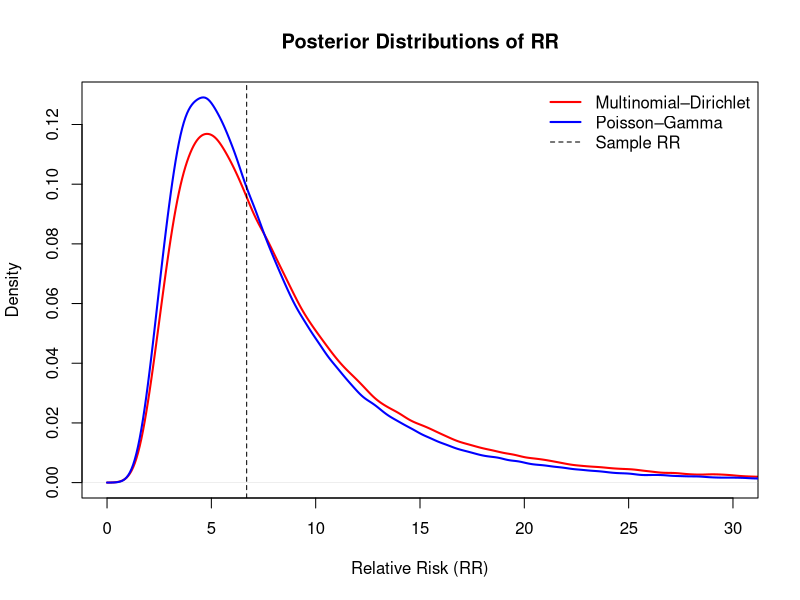

Reproduce this figure in R.
## ---- chunk 1
knitr::opts_chunk$set(echo = TRUE, message = FALSE, warning = FALSE)
## ---- chunk 2
library(gtools)
library(knitr)
library(kableExtra)

# base inputs 
# Reference: (11,10,01,00)
y <- c(15, 50,  3, 84)   
g <- c(0.10,0.75,0.10,0.75)
a <- c(0.5, 3.0, 0.5, 3.0)
b <- c(5.0, 4.0, 5.0, 4.0)
S <- 3e5

# Multinomial–Dirichlet
theta <- rdirichlet(S, g + y)
RR_dir <- theta[,1]*(theta[,3]+theta[,4]) / (theta[,3]*(theta[,1]+theta[,2]))

# Poisson–Gamma 
# Note: Need to normalize at the end 
lam <- cbind(
  rgamma(S, a[1]+y[1], b[1]+1),
  rgamma(S, a[2]+y[2], b[2]+1),
  rgamma(S, a[3]+y[3], b[3]+1),
  rgamma(S, a[4]+y[4], b[4]+1)
)
p <- lam / rowSums(lam)
RR_pois <- p[,1]*(p[,3]+p[,4]) / (p[,3]*(p[,1]+p[,2]))
## ---- chunk 3
summarize_rr <- function(x) {
  c(
    Mean = mean(x),
    Median = median(x),
    SD = sd(x),
    `2.5%` = unname(quantile(x, 0.025)),
    `97.5%` = unname(quantile(x, 0.975)),
    `Pr(RR>1)` = mean(x > 1),
    `Pr(RR>5)` = mean(x > 5)
  )
}

tab <- rbind(
  `Multinomial-Dirichlet` = summarize_rr(RR_dir),
  `Poisson-Gamma` = summarize_rr(RR_pois)
)

tab_df <- data.frame(Model = rownames(tab), tab, check.names = FALSE, row.names = NULL)

# thank the chat, for this lovely table
kable(
  tab_df, booktabs = TRUE,
  digits = c(0, rep(2, ncol(tab_df) - 1)),
  caption = "Posterior summaries for RR under two Bayesian models",
  align = c("l", rep("r", ncol(tab_df) - 1))
) |>
kable_styling(full_width = FALSE, position = "center",
latex_options = c("hold_position")) |> # ,"striped")) |>
column_spec(1, bold = TRUE) |>
add_header_above(c(" " = 1, "Posterior Summary" = ncol(tab_df) - 1))
## ---- chunk 4
# plot densities 
RR_hat <- 15*(3+84) / (3*(15+50))
d_dir  <- density(RR_dir,  from = 0, to = 40)
d_pois <- density(RR_pois, from = 0, to = 40)

col_dir  <- "red"
col_pois <- "blue"
col_ref  <- "black"

plot(d_dir, type = "l", lwd = 2, col = col_dir,
     xlim = c(0, 30),
     ylim = c(0, max(d_dir$y, d_pois$y)),
     main = "Posterior Distributions of RR",
     xlab = "Relative Risk (RR)")

lines(d_pois, lwd = 2, col = col_pois)
abline(v = RR_hat, lty = 2, col = col_ref)

legend("topright",
       legend = c("Multinomial–Dirichlet", "Poisson–Gamma", "Sample RR"),
       col    = c(col_dir, col_pois, col_ref),
       lwd    = c(2, 2, 1),
       lty    = c(1, 1, 2),
       bty    = "n")
